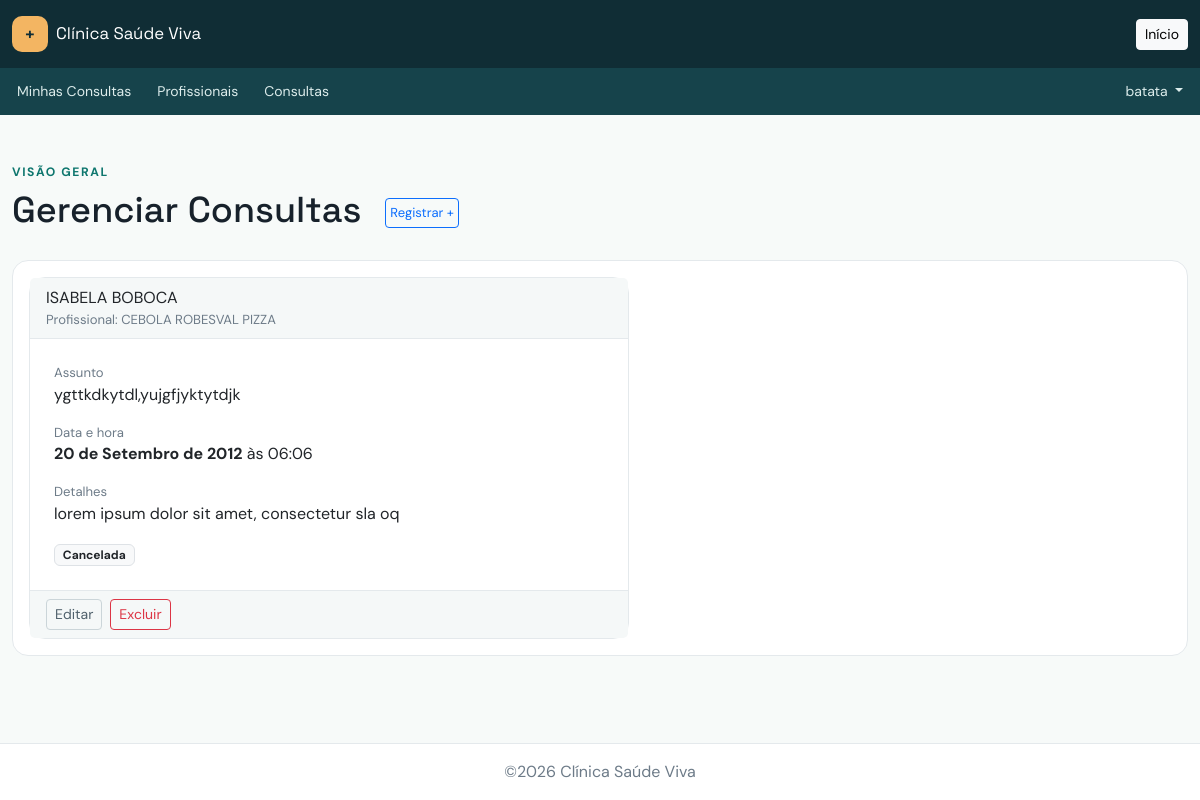
Page /appointments/list/ (signed in) on the earlier database version.
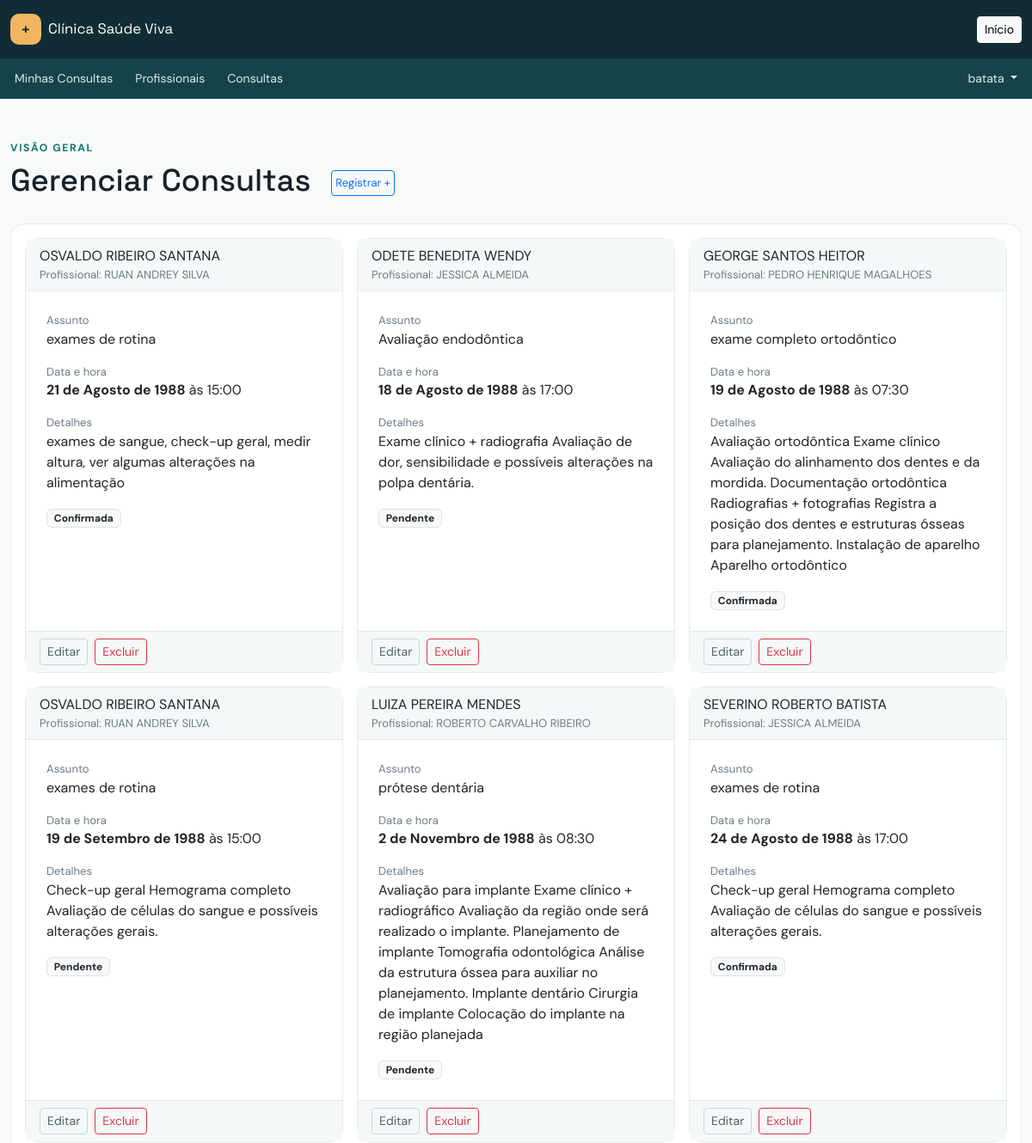
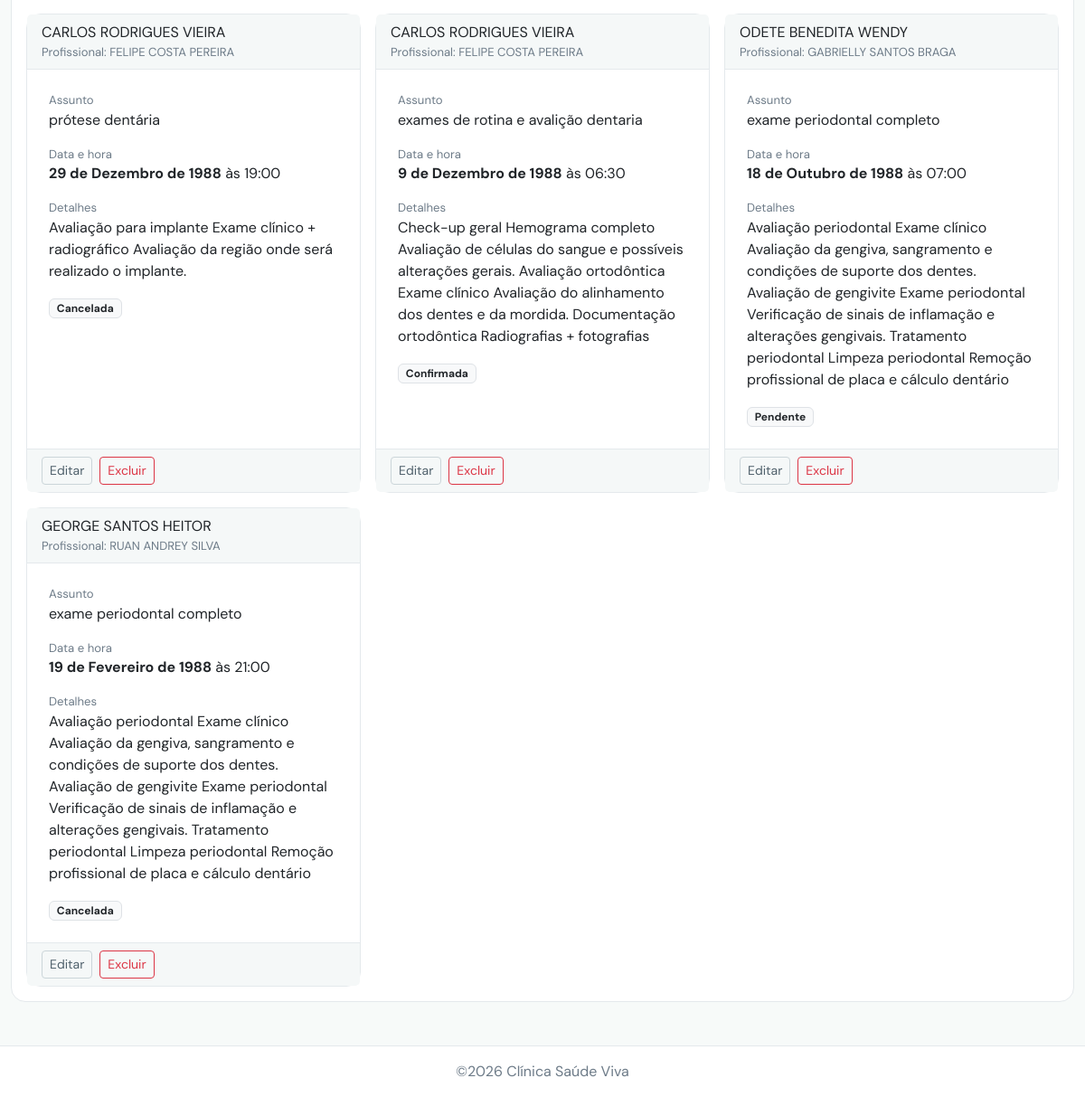
Same page on the later database version (2 pictures, top to bottom).
### appointments/models.py (models this page shows, shortened)
class Appointment(models.Model):
    class Status(models.TextChoices):
        PENDING   = 'PENDING'   , 'Pendente'
        CONFIRMED = 'CONFIRMED' , 'Confirmada'
        CANCELLED = 'CANCELLED' , 'Cancelada'
    patient      = models.ForeignKey(
        Patient, on_delete=models.CASCADE,
        verbose_name='Paciente', related_name='appointments'
    )
    professional = models.ForeignKey(
        Professional, on_delete=models.PROTECT,
        verbose_name='Profissional', related_name='appointments'
    )
    date = models.DateField(verbose_name='Data')
    time = models.TimeField(verbose_name='Hora')
    subject = models.CharField(max_length=40 , verbose_name='Assunto')
    details = models.TextField(max_length=300, verbose_name='Detalhes')
    status  = models.CharField(
        max_length=10,
        choices = Status,
        default = Status.PENDING
    )
    created_at = models.DateTimeField(auto_now_add=True, verbose_name='Criada em')
    updated_at = models.DateTimeField(auto_now    =True, verbose_name='Atualizada em')
    class Meta:
        verbose_name        = 'Consulta'
        verbose_name_plural = 'Consultas'

### users/models.py (models this page shows, shortened)
class Patient(models.Model):
    name      = models.CharField(max_length=20, verbose_name='Nome')
    full_name = models.CharField(max_length=80, verbose_name='Nome Completo')
    phone     = models.CharField(max_length= 9, verbose_name='Telefone')
    user      = models.OneToOneField(User, on_delete=models.CASCADE, verbose_name='Usuário')
    objects   = PatientManager()
    class Meta:
        verbose_name        = 'Paciente'
        verbose_name_plural = 'Pacientes'

class Professional(models.Model):
    name      = models.CharField(max_length=20, verbose_name='Nome')
    full_name = models.CharField(max_length=80, verbose_name='Nome Completo')
    phone     = models.CharField(max_length= 9, verbose_name='Telefone')
    user           = models.OneToOneField(User,
        verbose_name='Usuário',
        related_name='professional',
        on_delete=models.CASCADE,
        )
    qualifications = models.ManyToManyField(Qualification,
        through='ProfessionalQualification',
        verbose_name='Qualificações',
        related_name='professional',
        )
    objects = ProfessionalManager()
    class Meta:
        verbose_name        = 'Profissional'
        verbose_name_plural = 'Profissionais'

### appointments/views.py (the view)
# urls.py: path('list/'         , views.list_view       , name='list'   ),
@login_required
def list_view(request):
    if request.user.is_staff:
        return render(request, 'list.html', {
            'appointments' : Appointment.objects.all(),
            'global_list'  : True,
            })
    else:
        return redirect('appointments:my_list')

### appointments/templates/list.html (shortened to what this page needs)
{% extends 'base.html' %}
{% block content %}
<div class="d-flex justify-content-between page-header mb-4">
    <div>
        <div class="eyebrow mb-2">Visão geral</div>
        <div class="d-flex flex-row justify-content-start gap-4 align-items-center">
            <h1 class="page-title mb-1">
                {% if global_list %}
                    Gerenciar Consultas
                {% else %}
                    Minhas Consultas
                {% endif %}
            </h1>
            <div>
                {% if global_list %}
                    <a href="{% url 'appointments:add' %}" class="btn btn-sm btn-outline-primary p-1"
                    style="font-size: small;">Registrar +</a>
                {% endif %}
            </div>
        </div>
    </div>
</div>
<section class="panel p-3">
    <div class="appointments">
        {% for appointment in appointments %}
        <div class="card" style="max-width: 600px;">
            {% if user.is_staff %}
            <div class="card-header">
                <div class="patient-name">{{ appointment.patient.full_name }}</div>
                <div class="patient-detail">Profissional: {{ appointment.professional.full_name }}</div>
            </div>
            {% elif is_professional %}
            <div class="card-header">
                <div class="patient-name">{{ appointment.patient.full_name }}</div>
            </div>
            {% endif %}
            <div class="card-body p-4">
                <div class="patient-detail">Assunto</div>
                <p>{{ appointment.subject }}</p>
                <div class="patient-detail">Data e hora</div>
                <p><strong>{{ appointment.date }}</strong> às {{ appointment.time }}</p>
                <div class="patient-detail">Detalhes</div>
                <p>{{ appointment.details }}</p>
                <span class="badge bg-light text-dark border">{{ appointment.get_status_display }}</span>
            </div>
            {% if user.is_staff %}
            <div class="card-footer d-flex gap-2">
                <a href="{% url 'appointments:edit' id=appointment.id %}" class="btn btn-sm btn-outline-secondary">Editar</a>
                <a href="{% url 'appointments:delete' id=appointment.id confirm=0 %}" class="btn btn-sm btn-outline-danger">Excluir</a>
            </div>
            {% endif %}
        </div>
        {% empty %}
        <div class="empty-state"><div class="empty-icon mb-3">✦</div><h3 class="h5">Nenhuma consulta agendada</h3><p class="mb-0">As consultas aparecerão aqui quando forem cadastradas.</p></div>
        {% endfor %}
    </div>
</section>
{% endblock content %}

Differences in the rows shown:
removed Appointment: patient.full_name "ISABELA BOBOCA", professional.full_name "CEBOLA ROBESVAL PIZZA", subject "ygttkdkytdl,yujgfjyktytdjk", date "20 de Setembro de 2012", time "06:06", details "lorem ipsum dolor sit amet, consectetur sla oq", status "Cancelada"
added Appointment: patient.full_name "OSVALDO RIBEIRO SANTANA", professional.full_name "RUAN ANDREY SILVA", subject "exames de rotina", date "21 de Agosto de 1988", time "15:00", details "exames de sangue, check-up geral, medir altura, ver algumas alterações na alimentação", status "Confirmada"
added Appointment: patient.full_name "ODETE BENEDITA WENDY", professional.full_name "JESSICA ALMEIDA", subject "Avaliação endodôntica", date "18 de Agosto de 1988", time "17:00", details "Exame clínico + radiografia Avaliação de dor, sensibilidade e possíveis alterações na polpa dentária.", status "Pendente"
added Appointment: patient.full_name "GEORGE SANTOS HEITOR", professional.full_name "PEDRO HENRIQUE MAGALHOES", subject "exame completo ortodôntico", date "19 de Agosto de 1988", time "07:30", details "Avaliação ortodôntica Exame clínico Avaliação do alinhamento dos dentes e da mordida. Documentação ortodôntica Radiografias + fotografias Registra a posição dos dentes e estruturas ósseas para planejamento. Instalação de aparelho Aparelho ortodôntico", status "Confirmada"
added Appointment: patient.full_name "OSVALDO RIBEIRO SANTANA", professional.full_name "RUAN ANDREY SILVA", subject "exames de rotina", date "19 de Setembro de 1988", time "15:00", details "Check-up geral Hemograma completo Avaliação de células do sangue e possíveis alterações gerais.", status "Pendente"
added Appointment: patient.full_name "LUIZA PEREIRA MENDES", professional.full_name "ROBERTO CARVALHO RIBEIRO", subject "prótese dentária", date "2 de Novembro de 1988", time "08:30", details "Avaliação para implante Exame clínico + radiográfico Avaliação da região onde será realizado o implante. Planejamento de implante Tomografia odontológica Análise da estrutura óssea para auxiliar no planejamento. Implante dentário Cirurgia de implante Colocação do implante na região planejada", status "Pendente"
added Appointment: patient.full_name "SEVERINO ROBERTO BATISTA", professional.full_name "JESSICA ALMEIDA", subject "exames de rotina", date "24 de Agosto de 1988", time "17:00", details "Check-up geral Hemograma completo Avaliação de células do sangue e possíveis alterações gerais.", status "Confirmada"
added Appointment: patient.full_name "CARLOS RODRIGUES VIEIRA", professional.full_name "FELIPE COSTA PEREIRA", subject "prótese dentária", date "29 de Dezembro de 1988", time "19:00", details "Avaliação para implante Exame clínico + radiográfico Avaliação da região onde será realizado o implante.", status "Cancelada"
added Appointment: patient.full_name "CARLOS RODRIGUES VIEIRA", professional.full_name "FELIPE COSTA PEREIRA", subject "exames de rotina e avalição dentaria", date "9 de Dezembro de 1988", time "06:30", details "Check-up geral Hemograma completo Avaliação de células do sangue e possíveis alterações gerais. Avaliação ortodôntica Exame clínico Avaliação do alinhamento dos dentes e da mordida. Documentação ortodôntica Radiografias + fotografias", status "Confirmada"
added Appointment: patient.full_name "ODETE BENEDITA WENDY", professional.full_name "GABRIELLY SANTOS BRAGA", subject "exame periodontal completo", date "18 de Outubro de 1988", time "07:00", details "Avaliação periodontal Exame clínico Avaliação da gengiva, sangramento e condições de suporte dos dentes. Avaliação de gengivite Exame periodontal Verificação de sinais de inflamação e alterações gengivais. Tratamento periodontal Limpeza periodontal Remoção profissional de placa e cálculo dentário", status "Pendente"
added Appointment: patient.full_name "GEORGE SANTOS HEITOR", professional.full_name "RUAN ANDREY SILVA", subject "exame periodontal completo", date "19 de Fevereiro de 1988", time "21:00", details "Avaliação periodontal Exame clínico Avaliação da gengiva, sangramento e condições de suporte dos dentes. Avaliação de gengivite Exame periodontal Verificação de sinais de inflamação e alterações gengivais. Tratamento periodontal Limpeza periodontal Remoção profissional de placa e cálculo dentário", status "Cancelada"
